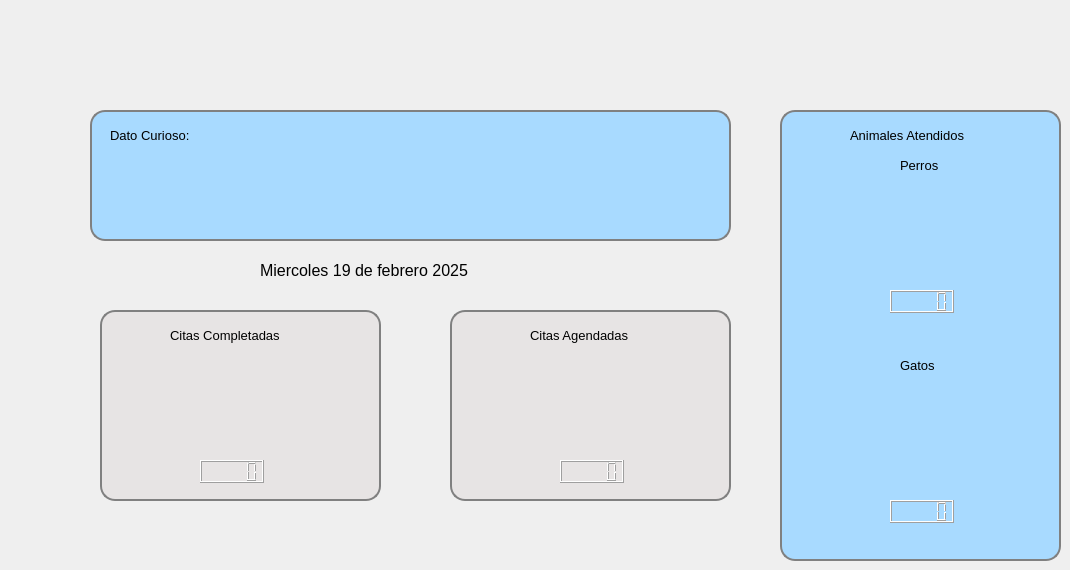
   <widget class="QWidget" name="pageGeneral">
    <widget class="QWidget" name="widgetDinero" native="true">
     <property name="geometry">
      <rect>
       <x>90</x>
       <y>110</y>
       <width>641</width>
       <height>131</height>
      </rect>
     </property>
     <property name="styleSheet">
      <string notr="true">QWidget#widgetDinero {
background-color: #a8daff; /* Azul claro */
border-radius: 15px; /* Borde redondeado */
border: 2px solid #808080; /* Borde gris */
background-position: right center; /* Coloca la imagen en el lado derecho */
background-repeat: no-repeat; /* No repite la imagen */
padding-right: 40px; /* Espacio adicional para evitar que el contenido se superponga con la imagen */

}


</string>
     </property>
     <widget class="QLineEdit" name="lineEditDineroCaja">
      <property name="geometry">
       <rect>
        <x>30</x>
        <y>50</y>
        <width>131</width>
        <height>31</height>
       </rect>
      </property>
      <property name="styleSheet">
       <string notr="true">background-color: #a8daff; /* Azul claro */
border: 2px solid #a8daff; /* Borde gris */</string>
      </property>
     </widget>
     <widget class="QLabel" name="label_3">
      <property name="geometry">
       <rect>
        <x>20</x>
        <y>10</y>
        <width>161</width>
        <height>31</height>
       </rect>
      </property>
      <property name="font">
       <font>
        <pointsize>10</pointsize>
       </font>
      </property>
      <property name="layoutDirection">
       <enum>Qt::LeftToRight</enum>
      </property>
      <property name="styleSheet">
       <string notr="true">background-color: #a8daff; /* Azul claro */</string>
      </property>
      <property name="text">
       <string>Dato Curioso:</string>
      </property>
     </widget>
     <widget class="QLineEdit" name="lineEditMesDineroEnCaja">
      <property name="geometry">
       <rect>
        <x>180</x>
        <y>10</y>
        <width>121</width>
        <height>31</height>
       </rect>
      </property>
      <property name="styleSheet">
       <string notr="true">background-color: #a8daff; /* Azul claro */
border: 2px solid #a8daff; /* Borde gris */</string>
      </property>
     </widget>
     <widget class="QLabel" name="DatoCurioso">
      <property name="geometry">
       <rect>
        <x>20</x>
        <y>40</y>
        <width>611</width>
        <height>81</height>
       </rect>
      </property>
      <property name="font">
       <font>
        <pointsize>10</pointsize>
       </font>
      </property>
      <property name="layoutDirection">
       <enum>Qt::LeftToRight</enum>
      </property>
      <property name="styleSheet">
       <string notr="true">background-color: #a8daff; /* Azul claro */</string>
      </property>
      <property name="text">
       <string/>
      </property>
     </widget>
    </widget>
    <widget class="QWidget" name="widgetCitasCompletadas" native="true">
     <property name="geometry">
      <rect>
       <x>100</x>
       <y>310</y>
       <width>281</width>
       <height>191</height>
      </rect>
     </property>
     <property name="styleSheet">
      <string notr="true">QWidget#widgetCitasCompletadas {
background-color: #e7e4e4; /* Azul claro */
border-radius: 15px; /* Borde redondeado */
border: 2px solid #808080; /* Borde gris */
background-position: right center; /* Coloca la imagen en el lado derecho */
background-repeat: no-repeat; /* No repite la imagen */
padding-right: 40px; /* Espacio adicional para evitar que el contenido se superponga con la imagen */

}


</string>
     </property>
     <widget class="QLabel" name="label_13">
      <property name="geometry">
       <rect>
        <x>70</x>
        <y>10</y>
        <width>141</width>
        <height>31</height>
       </rect>
      </property>
      <property name="font">
       <font>
        <pointsize>10</pointsize>
       </font>
      </property>
      <property name="layoutDirection">
       <enum>Qt::LeftToRight</enum>
      </property>
      <property name="styleSheet">
       <string notr="true">background-color: #e7e4e4; /* Azul claro */</string>
      </property>
      <property name="text">
       <string>Citas Completadas</string>
      </property>
     </widget>
     <widget class="QLabel" name="label_14">
      <property name="geometry">
       <rect>
        <x>60</x>
        <y>50</y>
        <width>151</width>
        <height>91</height>
       </rect>
      </property>
      <property name="font">
       <font>
        <pointsize>10</pointsize>
       </font>
      </property>
      <property name="layoutDirection">
       <enum>Qt::LeftToRight</enum>
      </property>
      <property name="styleSheet">
       <string notr="true">background-color: #e7e4e4; /* Azul claro */
image: url(:/images/images/completada.png);</string>
      </property>
      <property name="text">
       <string/>
      </property>
     </widget>
     <widget class="QLCDNumber" name="lcdNumberCitasCompletadas">
      <property name="geometry">
       <rect>
        <x>100</x>
        <y>150</y>
        <width>64</width>
        <height>23</height>
       </rect>
      </property>
     </widget>
    </widget>
    <widget class="QWidget" name="widgetCitasAgendadas" native="true">
     <property name="geometry">
      <rect>
       <x>450</x>
       <y>310</y>
       <width>281</width>
       <height>191</height>
      </rect>
     </property>
     <property name="styleSheet">
      <string notr="true">QWidget#widgetCitasAgendadas {
background-color: #e7e4e4; /* Azul claro */
border-radius: 15px; /* Borde redondeado */
border: 2px solid #808080; /* Borde gris */
background-position: right center; /* Coloca la imagen en el lado derecho */
background-repeat: no-repeat; /* No repite la imagen */
padding-right: 40px; /* Espacio adicional para evitar que el contenido se superponga con la imagen */

}


</string>
     </property>
     <widget class="QLabel" name="label_15">
      <property name="geometry">
       <rect>
        <x>80</x>
        <y>10</y>
        <width>131</width>
        <height>31</height>
       </rect>
      </property>
      <property name="font">
       <font>
        <pointsize>10</pointsize>
       </font>
      </property>
      <property name="layoutDirection">
       <enum>Qt::LeftToRight</enum>
      </property>
      <property name="styleSheet">
       <string notr="true">background-color: #e7e4e4; /* Azul claro */</string>
      </property>
      <property name="text">
       <string>Citas Agendadas</string>
      </property>
     </widget>
     <widget class="QLabel" name="label_16">
      <property name="geometry">
       <rect>
        <x>60</x>
        <y>50</y>
        <width>161</width>
        <height>101</height>
       </rect>
      </property>
      <property name="font">
       <font>
        <pointsize>10</pointsize>
       </font>
      </property>
      <property name="layoutDirection">
       <enum>Qt::LeftToRight</enum>
      </property>
      <property name="styleSheet">
       <string notr="true">background-color: #e7e4e4; /* Azul claro */
image: url(:/images/images/reloj.png);</string>
      </property>
      <property name="text">
       <string/>
      </property>
     </widget>
     <widget class="QLCDNumber" name="lcdNumberCitasAgendadas">
      <property name="geometry">
       <rect>
        <x>110</x>
        <y>150</y>
        <width>64</width>
        <height>23</height>
       </rect>
      </property>
     </widget>
    </widget>
    <widget class="QWidget" name="widgetAnimales" native="true">
     <property name="geometry">
      <rect>
       <x>780</x>
       <y>110</y>
       <width>281</width>
       <height>451</height>
      </rect>
     </property>
     <property name="styleSheet">
      <string notr="true">QWidget#widgetAnimales {
background-color: #a8daff; /* Azul claro */
border-radius: 15px; /* Borde redondeado */
border: 2px solid #808080; /* Borde gris */
background-position: right center; /* Coloca la imagen en el lado derecho */
background-repeat: no-repeat; /* No repite la imagen */
padding-right: 40px; /* Espacio adicional para evitar que el contenido se superponga con la imagen */

}


</string>
     </property>
     <widget class="QLabel" name="label_17">
      <property name="geometry">
       <rect>
        <x>70</x>
        <y>10</y>
        <width>151</width>
        <height>31</height>
       </rect>
      </property>
      <property name="font">
       <font>
        <pointsize>10</pointsize>
       </font>
      </property>
      <property name="layoutDirection">
       <enum>Qt::LeftToRight</enum>
      </property>
      <property name="styleSheet">
       <string notr="true">background-color: #a8daff; /* Azul claro */</string>
      </property>
      <property name="text">
       <string>Animales Atendidos</string>
      </property>
     </widget>
     <widget class="QLabel" name="label_18">
      <property name="geometry">
       <rect>
        <x>60</x>
        <y>70</y>
        <width>161</width>
        <height>101</height>
       </rect>
      </property>
      <property name="font">
       <font>
        <pointsize>10</pointsize>
       </font>
      </property>
      <property name="layoutDirection">
       <enum>Qt::LeftToRight</enum>
      </property>
      <property name="styleSheet">
       <string notr="true">background-color: #a8daff; /* Azul claro */
image: url(:/images/images/perro.png);</string>
      </property>
      <property name="text">
       <string/>
      </property>
     </widget>
     <widget class="QLCDNumber" name="lcdNumberPerros">
      <property name="geometry">
       <rect>
        <x>110</x>
        <y>180</y>
        <width>64</width>
        <height>23</height>
       </rect>
      </property>
     </widget>
     <widget class="QLCDNumber" name="lcdNumberGatos">
      <property name="geometry">
       <rect>
        <x>110</x>
        <y>390</y>
        <width>64</width>
        <height>23</height>
       </rect>
      </property>
     </widget>
     <widget class="QLabel" name="label_19">
      <property name="geometry">
       <rect>
        <x>60</x>
        <y>280</y>
        <width>161</width>
        <height>101</height>
       </rect>
      </property>
      <property name="font">
       <font>
        <pointsize>10</pointsize>
       </font>
      </property>
      <property name="layoutDirection">
       <enum>Qt::LeftToRight</enum>
      </property>
      <property name="styleSheet">
       <string notr="true">background-color: #a8daff; /* Azul claro */
image: url(:/images/images/gato.png);</string>
      </property>
      <property name="text">
       <string/>
      </property>
     </widget>
     <widget class="QLabel" name="label_22">
      <property name="geometry">
       <rect>
        <x>120</x>
        <y>40</y>
        <width>71</width>
        <height>31</height>
       </rect>
      </property>
      <property name="font">
       <font>
        <pointsize>10</pointsize>
       </font>
      </property>
      <property name="layoutDirection">
       <enum>Qt::LeftToRight</enum>
      </property>
      <property name="styleSheet">
       <string notr="true">background-color: #a8daff; /* Azul claro */</string>
      </property>
      <property name="text">
       <string>Perros</string>
      </property>
     </widget>
     <widget class="QLabel" name="label_23">
      <property name="geometry">
       <rect>
        <x>120</x>
        <y>240</y>
        <width>71</width>
        <height>31</height>
       </rect>
      </property>
      <property name="font">
       <font>
        <pointsize>10</pointsize>
       </font>
      </property>
      <property name="layoutDirection">
       <enum>Qt::LeftToRight</enum>
      </property>
      <property name="styleSheet">
       <string notr="true">background-color: #a8daff; /* Azul claro */</string>
      </property>
      <property name="text">
       <string>Gatos</string>
      </property>
     </widget>
    </widget>
    <widget class="QLabel" name="labelFecha">
     <property name="geometry">
      <rect>
       <x>260</x>
       <y>250</y>
       <width>291</width>
       <height>41</height>
      </rect>
     </property>
     <property name="font">
      <font>
       <pointsize>12</pointsize>
      </font>
     </property>
     <property name="text">
      <string>Miercoles 19 de febrero 2025</string>
     </property>
    </widget>
   </widget>
